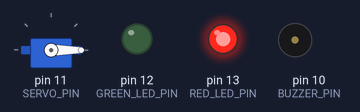
The sketch below on a simulated Arduino Uno, built with avr-gcc and run on an emulated ATmega328P. Parts: servo, output pins drawn as LEDs (lit = HIGH), buzzer (waves = sounding).

Above: at 0.1 s.
At 60.6 s:
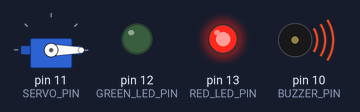
At 73.3 s:
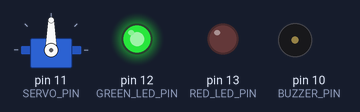
Timing chart, 0 to 74.8 s (numbered marks = the images above):
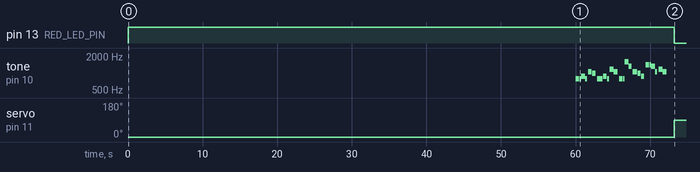

Measured:
- by itself, servo on pin 11 (SERVO_PIN): 0° → 90° at 73.2 s

The sketch:

monster-energy-unlocker.ino
```cpp
#include <Servo.h>

Servo locker;

#define SERVO_PIN 11
#define RED_LED_PIN 13
#define GREEN_LED_PIN 12
#define BUZZER_PIN 10

void setup() {
    // サーボモーターを定義
    locker.attach(SERVO_PIN);
    pinMode(RED_LED_PIN, OUTPUT);
    pinMode(GREEN_LED_PIN, OUTPUT);
    pinMode(BUZZER_PIN, INPUT);

    // ロックし、赤LEDを点灯させる
    locker.write(0);
    digitalWrite(RED_LED_PIN, HIGH);
    digitalWrite(GREEN_LED_PIN, LOW);

    // 60秒待った後、演奏し、
    // ロック解除して緑LEDを点灯させる
    delay(60000UL);
    play();
    delay(1000);
    locker.write(90);
    digitalWrite(RED_LED_PIN, LOW);
    digitalWrite(GREEN_LED_PIN, HIGH);
}

void loop() {
    // None
}
```

play.ino
```cpp
// ハッピーバースデートゥーユーを演奏する
// 楽譜: https://youtu.be/mbNPjBsLC08
void play() {
    scaleSo(BUZZER_PIN, 500, 50);
    scaleSo(BUZZER_PIN, 200, 20);
    scaleRa(BUZZER_PIN, 500, 20);
    scaleSo(BUZZER_PIN, 300, 100);

    scaleDoHi(BUZZER_PIN, 500, 30);
    scaleSi(BUZZER_PIN, 500, 200);

    scaleSo(BUZZER_PIN, 500, 50);
    scaleSo(BUZZER_PIN, 200, 20);
    scaleRa(BUZZER_PIN, 500, 20);
    scaleSo(BUZZER_PIN, 300, 100);

    scaleReHi(BUZZER_PIN, 500, 30);
    scaleDoHi(BUZZER_PIN, 500, 200);

    scaleSo(BUZZER_PIN, 500, 50);
    scaleSo(BUZZER_PIN, 200, 20);
    scaleSoHi(BUZZER_PIN, 500, 20);
    scaleMiHi(BUZZER_PIN, 400, 100);

    scaleDoHi(BUZZER_PIN, 400, 50);
    scaleDoHi(BUZZER_PIN, 200, 70);

    scaleSi(BUZZER_PIN, 400, 30);
    scaleRa(BUZZER_PIN, 400, 200);

    scaleFaHi(BUZZER_PIN, 500, 50);
    scaleFaHi(BUZZER_PIN, 200, 20);
    scaleMiHi(BUZZER_PIN, 500, 20);
    scaleDoHi(BUZZER_PIN, 300, 200);

    scaleReHi(BUZZER_PIN, 500, 30);
    scaleDoHi(BUZZER_PIN, 500, 0);
}

// 音階ド
void scaleDo(const int PIN, int time, int sleepTime) {
    tone(PIN, 523, time);
    delay(time);
    delay(sleepTime);
}

// 音階レ
void scaleRe(const int PIN, int time, int sleepTime) {
    tone(PIN, 587, time);
    delay(time);
    delay(sleepTime);
}

// 音階ミ
void scaleMi(const int PIN, int time, int sleepTime) {
    tone(PIN, 659, time);
    delay(time);
    delay(sleepTime);
}

// 音階ファ
void scaleFa(const int PIN, int time, int sleepTime) {
    tone(PIN, 698, time);
    delay(time);
    delay(sleepTime);
}

// 音階ソ
void scaleSo(const int PIN, int time, int sleepTime) {
    tone(PIN, 784, time);
    delay(time);
    delay(sleepTime);
}

// 音階ラ
void scaleRa(const int PIN, int time, int sleepTime) {
    tone(PIN, 880, time);
    delay(time);
    delay(sleepTime);
}

// 音階シ
void scaleSi(const int PIN, int time, int sleepTime) {
    tone(PIN, 988, time);
    delay(time);
    delay(sleepTime);
}

// 音階ド↑
void scaleDoHi(const int PIN, int time, int sleepTime) {
    tone(PIN, 1047, time);
    delay(time);
    delay(sleepTime);
}

// 音階レ↑
void scaleReHi(const int PIN, int time, int sleepTime) {
    tone(PIN, 1175, time);
    delay(time);
    delay(sleepTime);
}

// 音階ミ↑
void scaleMiHi(const int PIN, int time, int sleepTime) {
    tone(PIN, 1319, time);
    delay(time);
    delay(sleepTime);
}

// 音階ファ↑
void scaleFaHi(const int PIN, int time, int sleepTime) {
    tone(PIN, 1397, time);
    delay(time);
    delay(sleepTime);
}

// 音階ソ↑
void scaleSoHi(const int PIN, int time, int sleepTime) {
    tone(PIN, 1568, time);
    delay(time);
    delay(sleepTime);
}
```
